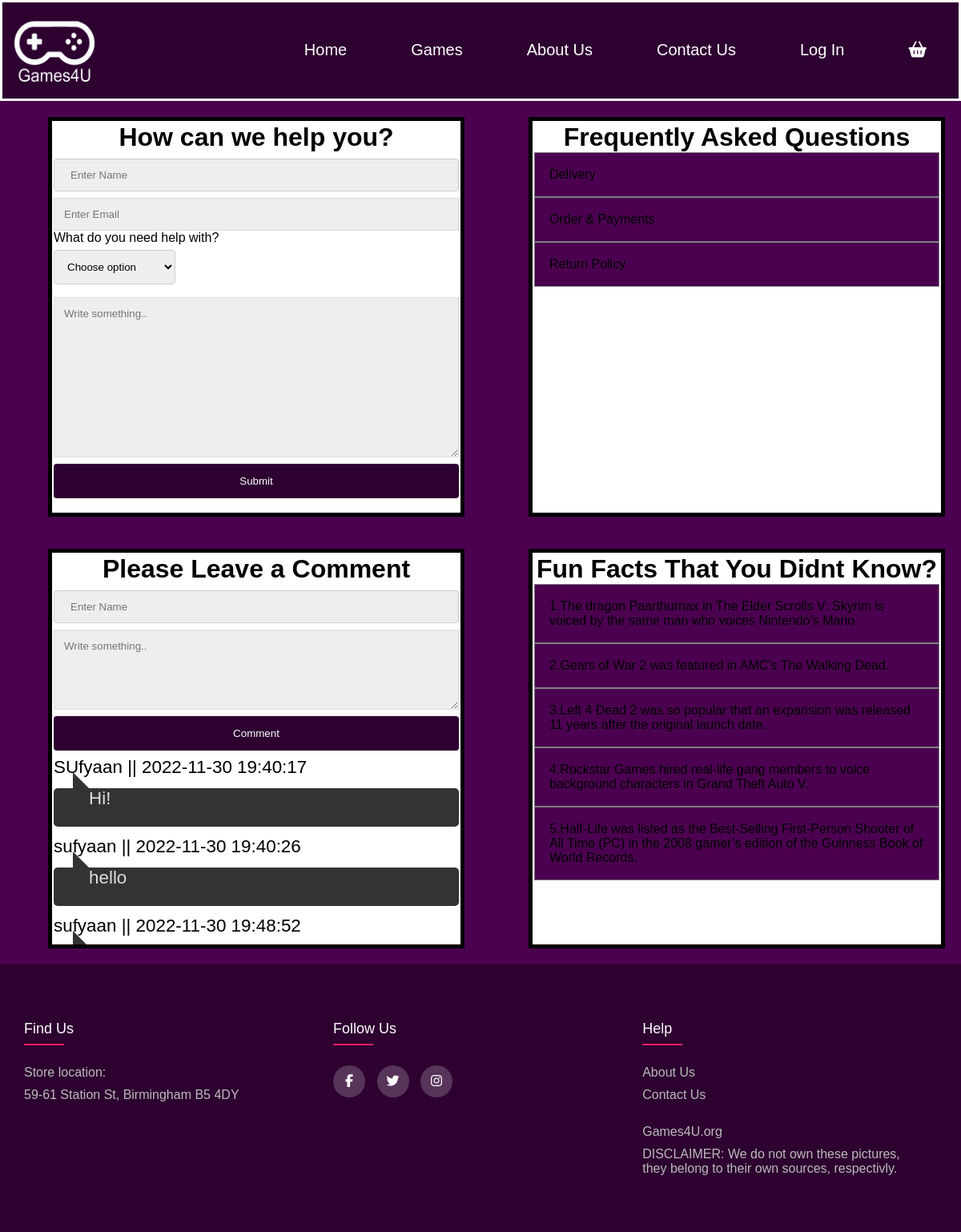
Screenshot of /contactUs.php with the database file from the repository.
### tables this page shows
CREATE TABLE `comments` (
  `id` int NOT NULL,
  `name` varchar(100) NOT NULL,
  `comment` varchar(100) NOT NULL,
  `date` timestamp NOT NULL
);

### contactUs.php (the view, shortened to what this page needs)
<?php
include("connect.php");
?>
<!DOCTYPE html>
<html lang="en">
<head>
    <link rel="stylesheet" href="css/style.css">
    <link rel="stylesheet" href="css/contactus.css">
    <link rel="stylesheet" href="https://cdnjs.cloudflare.com/ajax/libs/font-awesome/5.15.1/css/all.min.css">
</head>
<body>
    <div class="navbar">
        <a href="index.php"><img src="images/Logo.png" class="logo"></a>
        <ul>
            <li><a href="index.php">Home</a></li>
            <li><a href="basicWeb.php">Games</a></li>
            <li><a href="aboutUs.php">About Us</a></li>
            <li><a href="contactUs.php">Contact Us</a></li>
            <?php
            if (isset($_SESSION["id"])) {
                echo "<li><a href='logout.php'>Log Out</a></li>";
            } else {
                echo "<li><a href='login.php'>Log In</a></li>";
            }
            ?>
            <?php
            if (isset($_SESSION["id"])) {
                echo '<li><a href="basket.php"><i class="fa-solid fa-basket-shopping"></i> </a></li>';
            } else {
                echo '<li><a href="login.php"><i class="fa-solid fa-basket-shopping"></i> </a></li>';
            }
            ?>
        </ul>
    </div>
    <div class="contactBox">
        <div class="detailsBox">
            <form class="addingInputs" method="post">
                <h1 style="text-align:center">How can we help you?</h1>
                <input type="text-box" class="formInput" placeholder="Enter Name" name="UserName" autocomplete="off">
                <input type="email" class="formInput" placeholder="Enter Email" name="UserEmail" autocomplete="off">
                <label>What do you need help with?</label></br>
                <select name="subject">
                    <option value="Where is my order?">Choose option</option>
                </select>
                <textarea class="formInput" name="text" placeholder="Write something.." style="height:200px"></textarea>
                <button type="submit" class="submitButton" name="SubmitButton">Submit</button>
            </form>
        </div>
        <div class="detailsBox">
            <h1 style="text-align:center">Frequently Asked Questions</h1>
            <button class="accordion">Delivery</button>
            <button class="accordion">Order & Payments</button>
            <button class="accordion">Return Policy</button>
        </div>
    </div>
    <div class="contactBoxComment">
        <div class="detailsBoxComment">
            <form class="addingInputs" method="post">
                <h1 style="text-align:center">Please Leave a Comment</h1>
                <input type="text-box" class="formInput" placeholder="Enter Name" name="commentName" autocomplete="off">
                <textarea type="text-box" class="formInput" name="comment" placeholder="Write something.." style="height:100px"></textarea>
                <button type="submit" class="submitButton" name="CommentButton">Comment</button>
            </form>
            <?php
            $sql = "Select * from `comments`";
            $result = mysqli_query($con, $sql);
            if ($result) {
                while ($row = mysqli_fetch_assoc($result)) {
                    $name = $row['name'];
                    $date = $row['date'];
                    $comment = $row['comment'];
                    echo '
                    <div class="comment__container comment__container--response">
                        <p class="comment_author">' . $name . '<span>  || ' . $date . ' </span></p>
                       <div class="comment__bubble">
                             <span class="comment__arrow">
                             <p class="comment_color">' . $comment . '</p>
                             </span>
                             <p></p>
                        </div>
                    </div>
                      ';
                }
            }
            ?>
        </div>
        <div class="detailsBoxComment">
            <h1 style="text-align:center">Fun Facts That You Didnt Know?</h1>
            <button class="accordion">1.The dragon Paarthurnax in The Elder Scrolls V: Skyrim is voiced by the same man who voices Nintendo’s Mario.</button>
            <button class="accordion">2.Gears of War 2 was featured in AMC’s The Walking Dead.</button>
            <button class="accordion">3.Left 4 Dead 2 was so popular that an expansion was released 11 years after the original launch date.</button>
            <button class="accordion">4.Rockstar Games hired real-life gang members to voice background characters in Grand Theft Auto V.</button>
            <button class="accordion">5.Half-Life was listed as the Best-Selling First-Person Shooter of All Time (PC) in the 2008 gamer’s edition of the Guinness Book of World Records.</button>
        </div>
    </div>
    <footer class="footer">
        <div class="container">
            <div class="row">
                <div class="footer-col">
                    <h4>find us</h4>
                    <ul>
                        <li>Store location:</li>
                        <li>59-61 Station St, Birmingham B5 4DY</li>
                    </ul>
                </div>
                <div class="footer-col">
                    <h4>follow us</h4>
                    <div class="social-links">
                        <a href="#"><i class="fab fa-facebook-f"></i></a>
                        <a href="#"><i class="fab fa-twitter"></i></a>
                        <a href="#"><i class="fab fa-instagram"></i></a>
                    </div>
                </div>
                <div class="footer-col">
                    <h4>help</h4>
                    <ul>
                        <li><a href="/aboutUs.php">about us</a></li>
                        <li><a href="/contactUs.php">Contact Us</a></li>
                        <br>
                        <li>Games4U.org</li>
                        <li>DISCLAIMER: We do not own these pictures, they belong to their own sources, respectivly.</li>
                    </ul>
                </div>
            </div>
        </div>
    </footer>
</html>

### css/style.css (style rules this page uses)
* { font-family: "Montserrat", sans-serif; font-size: 500 1rem; margin: 0; padding: 0; box-sizing: border-box; }
body { background-color: #4b0150; margin: 0; }
.navbar { width: 100%; margin: auto; display: flex; justify-content: space-between; background-color: #2d0130; border-style: solid; border-color: white; }
.logo { width: 120px; height: 120px; cursor: pointer; padding-left: 10px; display: inline-flex; float: left; }
.navbar ul li { display: inline-flex; float: left; padding-top: 47.5px; padding-left: 40px; padding-right: 40px; }
.navbar ul li a { text-decoration: none; color: #ffffff; font-size: 20px; }
.container { max-width: 1170px; margin: auto; }
.row { display: flex; flex-wrap: wrap; }
ul { list-style: none; }
.footer { background-color: #2d0130; padding: 70px 0; }
.footer-col { width: 33%; padding: 0 15px; }
.footer-col h4 { font-size: 18px; color: #ffffff; text-transform: capitalize; margin-bottom: 35px; font-weight: 500; position: relative; }
.footer-col h4::before { content: ""; position: absolute; left: 0; bottom: -10px; background-color: #e91e63; height: 2px; box-sizing: border-box; width: 50px; }
.footer-col ul li:not(:last-child) { margin-bottom: 10px; }
.footer-col ul li { color: #ffffff; color: #bbbbbb; }
.footer-col ul li a { font-size: 16px; text-transform: capitalize; color: #ffffff; text-decoration: none; font-weight: 300; color: #bbbbbb; display: block; transition: all 0.3s ease; }
.footer-col .social-links a { display: inline-block; height: 40px; width: 40px; background-color: rgba(255, 255, 255, 0.2); margin: 0 10px 10px 0; text-align: center; line-height: 40px; border-radius: 50%; color: #ffffff; transition: all 0.5s ease; }
.formInput { display: block; width: 100%; padding: 0.75rem; box-sizing: border-box; border-radius: var(--border-radius); border: 1px solid #dddddd; outline: none; background: #eeeeee; transition: background 0.2s, border-color 0.2s; }
input[type="text-box"], select { width: 100%; padding: 12px 20px; margin: 8px 0; display: inline-block; border: 1px solid #ccc; border-radius: 4px; box-sizing: border-box; }
.submitButton { width: 100%; background-color: #2d0130; color: white; padding: 14px 20px; margin: 8px 0; border: none; border-radius: 4px; cursor: pointer; text-align: center; }
.contactBox { position: relative; width: 100%; height: 100%; margin-right: 1px; display: flex; overflow: hidden; z-index: 0; }
.detailsBox { width: 800px; height: 499px; background-color: #ffffff; margin: 20px; margin-left: 5%; padding: 2px; box-sizing: border-box; overflow: wrap; border: 5px solid rgb(0, 0, 0); }
.contactBoxComment { position: relative; width: 100%; height: 100%; margin-right: 1px; display: flex; overflow: hidden; }
.detailsBoxComment { width: 800px; height: 499px; background-color: #ffffff; margin: 20px; margin-left: 5%; padding: 2px; box-sizing: border-box; overflow: scroll; border: 5px solid rgb(0, 0, 0); }

### css/contactus.css (style rules this page uses)
select { width: 30%; padding: 12px; border: 1px solid #ccc; border-radius: 4px; box-sizing: border-box; margin-top: 6px; margin-bottom: 16px; resize: vertical; }
.accordion { background-color: #4b0150; color: black; cursor: pointer; padding: 18px; width: 100%; border: 1px solid grey; text-align: left; outline: none; font-size: 1em; transition: 0.4s; }
.comment__arrow { border-style: solid; border-width: 20px 0 0 20px; border-color: transparent transparent transparent #333333; position: absolute; top: -20px; }
.comment__bubble { background: #333333; padding: 24px 24px 24px 24px; margin-bottom: 12px; margin-top: 13px; border-radius: 5px; position: relative; font-size: 1em; }
.comment_author { font-size: 1.4em; font-family: Arial, Helvetica, sans-serif; }
.comment_color { font-size: 1.4em; font-family: Arial, Helvetica, sans-serif; color: #ddd; }

### rows the page displays
comments: name "SUfyaan", date "2022-11-30 19:40:17", comment "Hi!"
comments: name "sufyaan", date "2022-11-30 19:40:26", comment "hello"
comments: name "sufyaan", date "2022-11-30 19:48:52"
